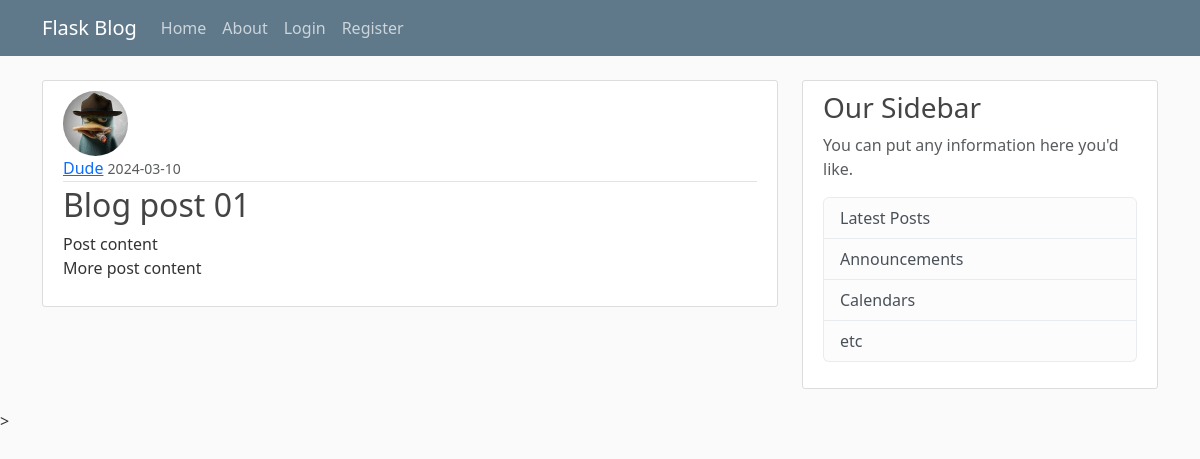
/post/1, run on the app's committed database.
### myapp/models.py (models this page shows, shortened)
class User(db.Model, UserMixin):
    id = db.Column(db.Integer(),unique = True,primary_key = True)
    username = db.Column(db.String(20),unique = True, nullable = False)
    email = db.Column(db.String(120),unique = True, nullable = False)
    img_file = db.Column(db.String(20), nullable = False,default = 'default.jpg')
    password = db.Column(db.String(60),nullable = False)
    posts = db.relationship('Post', backref='author', lazy=True)

class Post(db.Model):
    id = db.Column(db.Integer(),unique = True,primary_key = True)
    title = db.Column(db.String(100), nullable = False)
    date_posted = db.Column(db.DateTime, nullable = False, default=datetime.utcnow)
    content = db.Column(db.Text, nullable = False)
    user_id = db.Column(db.Integer(),db.ForeignKey('user.id'),nullable = False)

### myapp/routes.py (the view)
@app.route("/post/<int:post_id>")
def post(post_id):
    post = Post.query.get_or_404(post_id)
    return render_template('post.html',title=post.title ,post=post)

### myapp/templates/post.html
    {% extends "layout.html" %}
    {% block content %}
    <article class="media content-section">
        <img src="{{url_for('static', filename='profile_pics/'+ post.author.img_file)}}" alt=""
            class="rounded-circle article-img">
        <div class="media-body">
            <div class="article-metadata">
                <a class="mr-2" href="#">{{ post.author.username }}</a>
                <small class="text-muted">{{ post.date_posted.strftime('%Y-%m-%d') }}</small>
            </div>
            <h2 class="article-title">{{ post.title }}</h2>
            <p class="article-content">{{ post.content }}</p>
        </div>
    </article>
    {% endblock content %}

### myapp/static/main.css (style rules this page uses)
body { background: #fafafa; color: #333333; margin-top: 5rem; }
h1, h2, h3, h4, h5, h6 { color: #444444; }
.content-section { background: #ffffff; padding: 10px 20px; border: 1px solid #dddddd; border-radius: 3px; margin-bottom: 20px; }
.article-title { color: #444444; }
.article-content { white-space: pre-line; }
.article-img { height: 65px; width: 65px; margin-right: 16px; }
.article-metadata { padding-bottom: 1px; margin-bottom: 4px; border-bottom: 1px solid #e3e3e3 }

### data on the page
User: img_file (picture), author.username "Dude"
Post: date_posted "2024-03-10", title "Blog post 01", content "Post content More post content"
